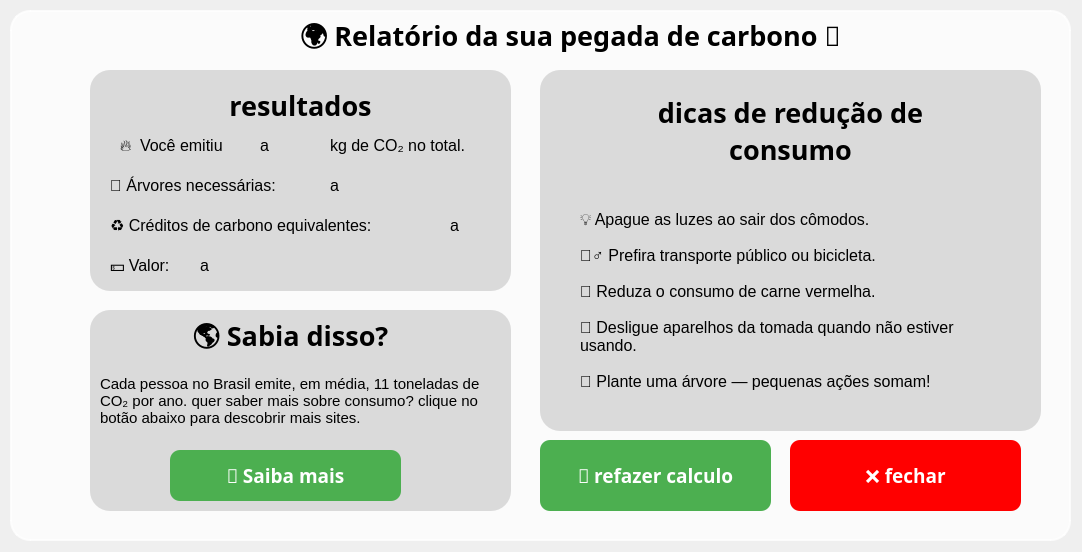
<?xml version="1.0" encoding="UTF-8"?>
<ui version="4.0">
 <class>MainWindow</class>
 <widget class="QMainWindow" name="MainWindow">
  <property name="geometry">
   <rect>
    <x>0</x>
    <y>0</y>
    <width>1082</width>
    <height>552</height>
   </rect>
  </property>
  <property name="windowTitle">
   <string>MainWindow</string>
  </property>
  <widget class="QWidget" name="centralwidget">
   <widget class="QLabel" name="label_6">
    <property name="geometry">
     <rect>
      <x>10</x>
      <y>10</y>
      <width>1061</width>
      <height>531</height>
     </rect>
    </property>
    <property name="styleSheet">
     <string notr="true">QWidget {
    background-color: rgba(255, 255, 255, 191); /* branco com 75% de opacidade */
    border: 2px solid rgba(255, 255, 255, 191); /* borda branca com 75% de opacidade */
    border-radius: 20px; /* borda arredondada */
}</string>
    </property>
    <property name="text">
     <string/>
    </property>
    <property name="margin">
     <number>102</number>
    </property>
   </widget>
   <widget class="QLabel" name="label">
    <property name="geometry">
     <rect>
      <x>-80</x>
      <y>-20</y>
      <width>1161</width>
      <height>581</height>
     </rect>
    </property>
    <property name="text">
     <string/>
    </property>
    <property name="pixmap">
     <pixmap>imagens/calculadoraBot.png</pixmap>
    </property>
    <property name="scaledContents">
     <bool>true</bool>
    </property>
   </widget>
   <widget class="QLabel" name="label_9">
    <property name="geometry">
     <rect>
      <x>90</x>
      <y>70</y>
      <width>421</width>
      <height>221</height>
     </rect>
    </property>
    <property name="styleSheet">
     <string notr="true">border-radius: 20px; 
 background-color:rgb(218, 218, 218);
</string>
    </property>
    <property name="text">
     <string/>
    </property>
   </widget>
   <widget class="QLabel" name="label_2">
    <property name="geometry">
     <rect>
      <x>140</x>
      <y>130</y>
      <width>111</width>
      <height>31</height>
     </rect>
    </property>
    <property name="font">
     <font>
      <pointsize>12</pointsize>
     </font>
    </property>
    <property name="text">
     <string>Você emitiu</string>
    </property>
   </widget>
   <widget class="QLabel" name="gas">
    <property name="geometry">
     <rect>
      <x>260</x>
      <y>130</y>
      <width>71</width>
      <height>31</height>
     </rect>
    </property>
    <property name="font">
     <font>
      <pointsize>12</pointsize>
     </font>
    </property>
    <property name="text">
     <string>a</string>
    </property>
    <property name="alignment">
     <set>Qt::AlignLeading|Qt::AlignLeft|Qt::AlignVCenter</set>
    </property>
   </widget>
   <widget class="QLabel" name="label_4">
    <property name="geometry">
     <rect>
      <x>330</x>
      <y>130</y>
      <width>191</width>
      <height>31</height>
     </rect>
    </property>
    <property name="font">
     <font>
      <pointsize>12</pointsize>
     </font>
    </property>
    <property name="text">
     <string>kg de CO₂ no total.</string>
    </property>
   </widget>
   <widget class="QLabel" name="label_5">
    <property name="geometry">
     <rect>
      <x>110</x>
      <y>130</y>
      <width>31</width>
      <height>31</height>
     </rect>
    </property>
    <property name="font">
     <font>
      <pointsize>12</pointsize>
     </font>
    </property>
    <property name="text">
     <string>🔥</string>
    </property>
    <property name="scaledContents">
     <bool>false</bool>
    </property>
    <property name="alignment">
     <set>Qt::AlignCenter</set>
    </property>
    <property name="margin">
     <number>2</number>
    </property>
    <property name="indent">
     <number>1</number>
    </property>
   </widget>
   <widget class="QLabel" name="label_8">
    <property name="geometry">
     <rect>
      <x>110</x>
      <y>170</y>
      <width>221</width>
      <height>31</height>
     </rect>
    </property>
    <property name="font">
     <font>
      <pointsize>12</pointsize>
     </font>
    </property>
    <property name="text">
     <string>🌳 Árvores necessárias:</string>
    </property>
   </widget>
   <widget class="QLabel" name="arvore">
    <property name="geometry">
     <rect>
      <x>330</x>
      <y>170</y>
      <width>81</width>
      <height>31</height>
     </rect>
    </property>
    <property name="font">
     <font>
      <pointsize>12</pointsize>
     </font>
    </property>
    <property name="text">
     <string>a</string>
    </property>
    <property name="alignment">
     <set>Qt::AlignLeading|Qt::AlignLeft|Qt::AlignVCenter</set>
    </property>
   </widget>
   <widget class="QLabel" name="label_10">
    <property name="geometry">
     <rect>
      <x>110</x>
      <y>210</y>
      <width>341</width>
      <height>31</height>
     </rect>
    </property>
    <property name="font">
     <font>
      <pointsize>12</pointsize>
     </font>
    </property>
    <property name="text">
     <string>♻️ Créditos de carbono equivalentes:</string>
    </property>
   </widget>
   <widget class="QLabel" name="credit">
    <property name="geometry">
     <rect>
      <x>450</x>
      <y>210</y>
      <width>51</width>
      <height>31</height>
     </rect>
    </property>
    <property name="font">
     <font>
      <pointsize>12</pointsize>
     </font>
    </property>
    <property name="text">
     <string>a</string>
    </property>
    <property name="alignment">
     <set>Qt::AlignLeading|Qt::AlignLeft|Qt::AlignVCenter</set>
    </property>
   </widget>
   <widget class="QLabel" name="label_7">
    <property name="geometry">
     <rect>
      <x>190</x>
      <y>90</y>
      <width>221</width>
      <height>31</height>
     </rect>
    </property>
    <property name="font">
     <font>
      <family>Segoe UI Black</family>
      <pointsize>20</pointsize>
      <weight>75</weight>
      <italic>false</italic>
      <bold>true</bold>
      <underline>false</underline>
      <strikeout>false</strikeout>
     </font>
    </property>
    <property name="frameShape">
     <enum>QFrame::NoFrame</enum>
    </property>
    <property name="text">
     <string>resultados</string>
    </property>
    <property name="alignment">
     <set>Qt::AlignCenter</set>
    </property>
   </widget>
   <widget class="QLabel" name="label_13">
    <property name="geometry">
     <rect>
      <x>540</x>
      <y>70</y>
      <width>501</width>
      <height>361</height>
     </rect>
    </property>
    <property name="styleSheet">
     <string notr="true">border-radius: 20px; 
 background-color:rgb(218, 218, 218);
</string>
    </property>
    <property name="text">
     <string/>
    </property>
   </widget>
   <widget class="QLabel" name="label_14">
    <property name="geometry">
     <rect>
      <x>630</x>
      <y>50</y>
      <width>321</width>
      <height>161</height>
     </rect>
    </property>
    <property name="font">
     <font>
      <family>Segoe UI Black</family>
      <pointsize>20</pointsize>
      <weight>75</weight>
      <italic>false</italic>
      <bold>true</bold>
      <underline>false</underline>
      <strikeout>false</strikeout>
     </font>
    </property>
    <property name="frameShape">
     <enum>QFrame::NoFrame</enum>
    </property>
    <property name="text">
     <string>dicas de redução de consumo</string>
    </property>
    <property name="alignment">
     <set>Qt::AlignCenter</set>
    </property>
    <property name="wordWrap">
     <bool>true</bool>
    </property>
   </widget>
   <widget class="QLabel" name="label_15">
    <property name="geometry">
     <rect>
      <x>580</x>
      <y>190</y>
      <width>421</width>
      <height>221</height>
     </rect>
    </property>
    <property name="font">
     <font>
      <family>Arial</family>
      <pointsize>12</pointsize>
      <weight>50</weight>
      <italic>false</italic>
      <bold>false</bold>
      <underline>false</underline>
      <strikeout>false</strikeout>
     </font>
    </property>
    <property name="frameShape">
     <enum>QFrame::NoFrame</enum>
    </property>
    <property name="text">
     <string>💡 Apague as luzes ao sair dos cômodos.   

🚴‍♂️ Prefira transporte público ou bicicleta.   

🥦 Reduza o consumo de carne vermelha.   

🔌 Desligue aparelhos da tomada quando não estiver usando.  

🌳 Plante uma árvore — pequenas ações somam!</string>
    </property>
    <property name="alignment">
     <set>Qt::AlignLeading|Qt::AlignLeft|Qt::AlignVCenter</set>
    </property>
    <property name="wordWrap">
     <bool>true</bool>
    </property>
   </widget>
   <widget class="QLabel" name="label_16">
    <property name="geometry">
     <rect>
      <x>90</x>
      <y>310</y>
      <width>421</width>
      <height>201</height>
     </rect>
    </property>
    <property name="styleSheet">
     <string notr="true">border-radius: 20px; 
 background-color:rgb(218, 218, 218);
</string>
    </property>
    <property name="text">
     <string/>
    </property>
   </widget>
   <widget class="QLabel" name="label_17">
    <property name="geometry">
     <rect>
      <x>100</x>
      <y>350</y>
      <width>411</width>
      <height>101</height>
     </rect>
    </property>
    <property name="font">
     <font>
      <pointsize>11</pointsize>
     </font>
    </property>
    <property name="text">
     <string>Cada pessoa no Brasil emite, em média, 11 toneladas de CO₂ por ano. quer saber mais sobre consumo? clique no botão abaixo para descobrir mais sites.</string>
    </property>
    <property name="wordWrap">
     <bool>true</bool>
    </property>
   </widget>
   <widget class="QLabel" name="label_18">
    <property name="geometry">
     <rect>
      <x>160</x>
      <y>320</y>
      <width>261</width>
      <height>41</height>
     </rect>
    </property>
    <property name="font">
     <font>
      <family>Segoe UI Black</family>
      <pointsize>20</pointsize>
      <weight>75</weight>
      <italic>false</italic>
      <bold>true</bold>
      <underline>false</underline>
      <strikeout>false</strikeout>
     </font>
    </property>
    <property name="frameShape">
     <enum>QFrame::NoFrame</enum>
    </property>
    <property name="text">
     <string>🌎 Sabia disso?</string>
    </property>
    <property name="alignment">
     <set>Qt::AlignCenter</set>
    </property>
   </widget>
   <widget class="QLabel" name="label_19">
    <property name="geometry">
     <rect>
      <x>220</x>
      <y>-40</y>
      <width>701</width>
      <height>161</height>
     </rect>
    </property>
    <property name="font">
     <font>
      <family>Segoe UI Black</family>
      <pointsize>20</pointsize>
      <weight>75</weight>
      <italic>false</italic>
      <bold>true</bold>
      <underline>false</underline>
      <strikeout>false</strikeout>
     </font>
    </property>
    <property name="frameShape">
     <enum>QFrame::NoFrame</enum>
    </property>
    <property name="text">
     <string>🌍 Relatório da sua pegada de carbono 🌿</string>
    </property>
    <property name="alignment">
     <set>Qt::AlignCenter</set>
    </property>
    <property name="wordWrap">
     <bool>true</bool>
    </property>
   </widget>
   <widget class="QPushButton" name="refazer">
    <property name="geometry">
     <rect>
      <x>540</x>
      <y>440</y>
      <width>231</width>
      <height>71</height>
     </rect>
    </property>
    <property name="font">
     <font>
      <family>Segoe UI Black</family>
      <pointsize>14</pointsize>
      <weight>75</weight>
      <bold>true</bold>
     </font>
    </property>
    <property name="styleSheet">
     <string notr="true">
QPushButton {
    background-color: #4CAF50; /* verde */
    color: white;
    border: none;
    border-radius: 10px;
    padding: 10px;
}
QPushButton:hover {
    background-color: #45a049; /* verde mais escuro no hover */
}
QPushButton:pressed {
    background-color: #3e8e41; /* verde ainda mais escuro no clique */
}</string>
    </property>
    <property name="text">
     <string>🔁 refazer calculo</string>
    </property>
    <property name="shortcut">
     <string/>
    </property>
   </widget>
   <widget class="QPushButton" name="fechar">
    <property name="geometry">
     <rect>
      <x>790</x>
      <y>440</y>
      <width>231</width>
      <height>71</height>
     </rect>
    </property>
    <property name="font">
     <font>
      <family>Segoe UI Black</family>
      <pointsize>14</pointsize>
      <weight>75</weight>
      <bold>true</bold>
     </font>
    </property>
    <property name="styleSheet">
     <string notr="true">QPushButton {
    background-color: rgb(255, 0, 0); /* vermelho */
    color: white;
    border: none;
    border-radius: 10px;
    padding: 10px;
}
QPushButton:hover {
    background-color: rgb(236, 76, 76); /* vermelho mais claro no hover */
}
QPushButton:pressed {
    background-color: rgb(208, 11, 11); /* vermelho mais escuro no clique */
}
</string>
    </property>
    <property name="text">
     <string>❌ fechar</string>
    </property>
    <property name="shortcut">
     <string/>
    </property>
   </widget>
   <widget class="QPushButton" name="links">
    <property name="geometry">
     <rect>
      <x>170</x>
      <y>450</y>
      <width>231</width>
      <height>51</height>
     </rect>
    </property>
    <property name="font">
     <font>
      <family>Segoe UI Black</family>
      <pointsize>14</pointsize>
      <weight>75</weight>
      <bold>true</bold>
     </font>
    </property>
    <property name="styleSheet">
     <string notr="true">
QPushButton {
    background-color: #4CAF50; /* verde */
    color: white;
    border: none;
    border-radius: 10px;
    padding: 10px;
}
QPushButton:hover {
    background-color: #45a049; /* verde mais escuro no hover */
}
QPushButton:pressed {
    background-color: #3e8e41; /* verde ainda mais escuro no clique */
}</string>
    </property>
    <property name="text">
     <string>🤓 Saiba mais</string>
    </property>
    <property name="shortcut">
     <string/>
    </property>
   </widget>
   <widget class="QLabel" name="label_11">
    <property name="geometry">
     <rect>
      <x>110</x>
      <y>250</y>
      <width>341</width>
      <height>31</height>
     </rect>
    </property>
    <property name="font">
     <font>
      <pointsize>12</pointsize>
     </font>
    </property>
    <property name="text">
     <string>💵 Valor:</string>
    </property>
   </widget>
   <widget class="QLabel" name="money">
    <property name="geometry">
     <rect>
      <x>200</x>
      <y>250</y>
      <width>291</width>
      <height>31</height>
     </rect>
    </property>
    <property name="font">
     <font>
      <pointsize>12</pointsize>
     </font>
    </property>
    <property name="text">
     <string>a</string>
    </property>
    <property name="alignment">
     <set>Qt::AlignLeading|Qt::AlignLeft|Qt::AlignVCenter</set>
    </property>
   </widget>
   <zorder>label</zorder>
   <zorder>label_6</zorder>
   <zorder>label_9</zorder>
   <zorder>label_2</zorder>
   <zorder>gas</zorder>
   <zorder>label_4</zorder>
   <zorder>label_5</zorder>
   <zorder>label_8</zorder>
   <zorder>arvore</zorder>
   <zorder>label_10</zorder>
   <zorder>credit</zorder>
   <zorder>label_7</zorder>
   <zorder>label_13</zorder>
   <zorder>label_14</zorder>
   <zorder>label_15</zorder>
   <zorder>label_16</zorder>
   <zorder>label_17</zorder>
   <zorder>label_18</zorder>
   <zorder>label_19</zorder>
   <zorder>refazer</zorder>
   <zorder>fechar</zorder>
   <zorder>links</zorder>
   <zorder>label_11</zorder>
   <zorder>money</zorder>
  </widget>
 </widget>
 <resources/>
 <connections/>
</ui>
